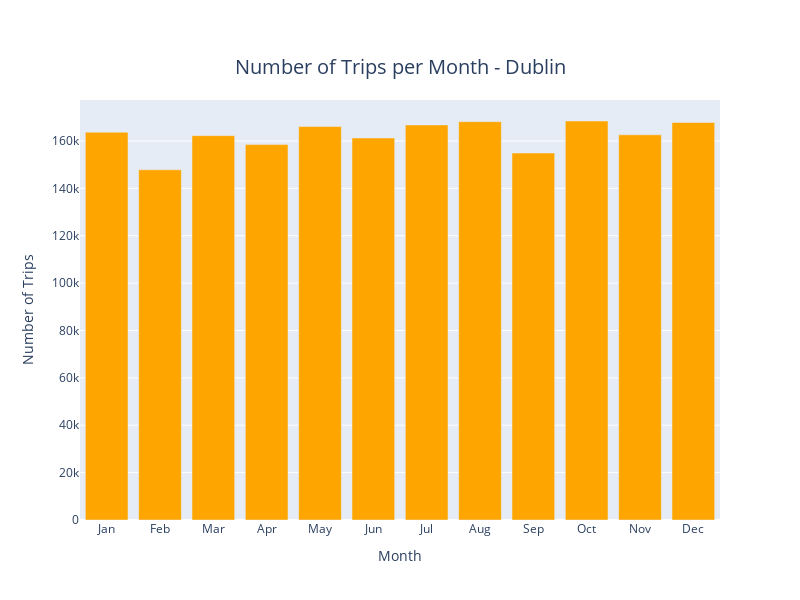

The notebook cell this image was saved under:
### Markdown cell above
### Months

### Code cell
#Selecting dataset and creating number of trips.

dublin_trips_per_month = dublin_trips_per_time.groupby('month').size().reset_index(name='number_of_trips')

# Transforming numbers into weekday names.
m_names = ['Jan', 'Feb', 'Mar', 'Apr', 'May', 'Jun', 'Jul', 'Aug', 'Sep', 'Oct', 'Nov', 'Dec']

# Takes all values from the 'weekday' column and substitutes them for the dictionary values.
dublin_trips_per_month['month_name'] = dublin_trips_per_month['month'].apply(lambda x: m_names[x-1]) 

fig = px.bar(dublin_trips_per_month, x='month_name', y='number_of_trips', 
             labels={'month_name': 'Month', 'number_of_trips': 'Number of Trips'},
             title = 'Number of Trips per Month - Dublin',
             width=800,
             height=600,
             category_orders={'month_name': ['Mon', 'Tue', 'Wed', 'Thu', 'Fri', 'Sat', 'Sun']},
             color_discrete_sequence=['orange'])

fig.update_traces(textposition='outside')
fig.update_layout(title={'text': 'Number of Trips per Month - Dublin','y':0.9,'x':0.5,'xanchor': 'center','yanchor': 'top','font': {'size': 20}})
fig.show()


# Adapted from: https://plotly.com/python/hover-text-and-formatting/

### Figure 1 — Plotly figure (JSON) as saved in the notebook; plotly's stock layout.template omitted (floating-point values rounded to 4 significant figures)
{"data": [{"alignmentgroup": "True", "hovertemplate": "Month=%{x}<br>Number of Trips=%{y}<extra></extra>", "legendgroup": "", "marker": {"color": "orange", "pattern": {"shape": ""}}, "name": "", "offsetgroup": "", "orientation": "v", "showlegend": false, "textposition": "outside", "type": "bar", "x": ["Jan", "Feb", "Mar", "Apr", "May", "Jun", "Jul", "Aug", "Sep", "Oct", "Nov", "Dec"], "xaxis": "x", "y": [163699, 147840, 162250, 158461, 166084, 161280, 166754, 168144, 154923, 168433, 162607, 167796], "yaxis": "y"}], "layout": {"barmode": "relative", "height": 600, "legend": {"tracegroupgap": 0}, "title": {"font": {"size": 20}, "text": "Number of Trips per Month - Dublin", "x": 0.5, "xanchor": "center", "y": 0.9, "yanchor": "top"}, "width": 800, "xaxis": {"anchor": "y", "autorange": true, "categoryarray": ["Mon", "Tue", "Wed", "Thu", "Fri", "Sat", "Sun"], "categoryorder": "array", "domain": [0, 1], "range": [6.5, 18.5], "title": {"text": "Month"}, "type": "category"}, "yaxis": {"anchor": "x", "autorange": true, "domain": [0, 1], "range": [0, 177300.0], "title": {"text": "Number of Trips"}, "type": "linear"}}}
